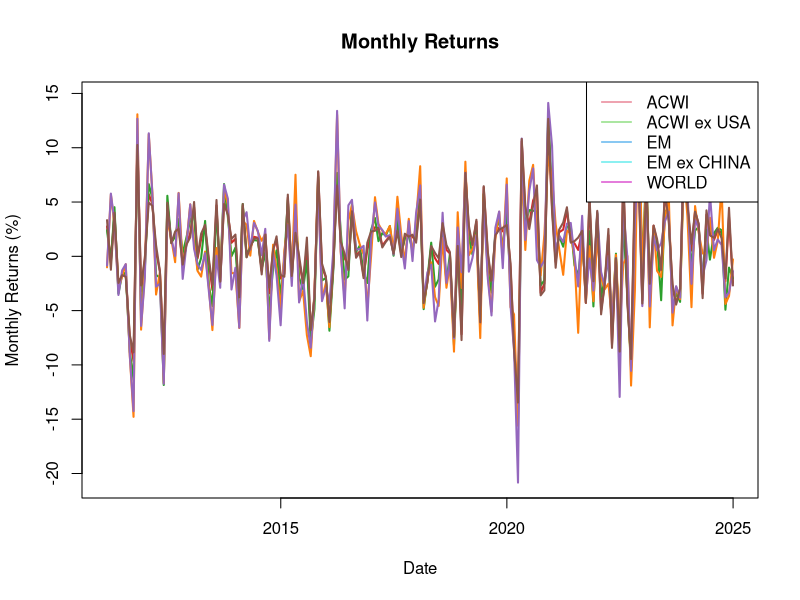
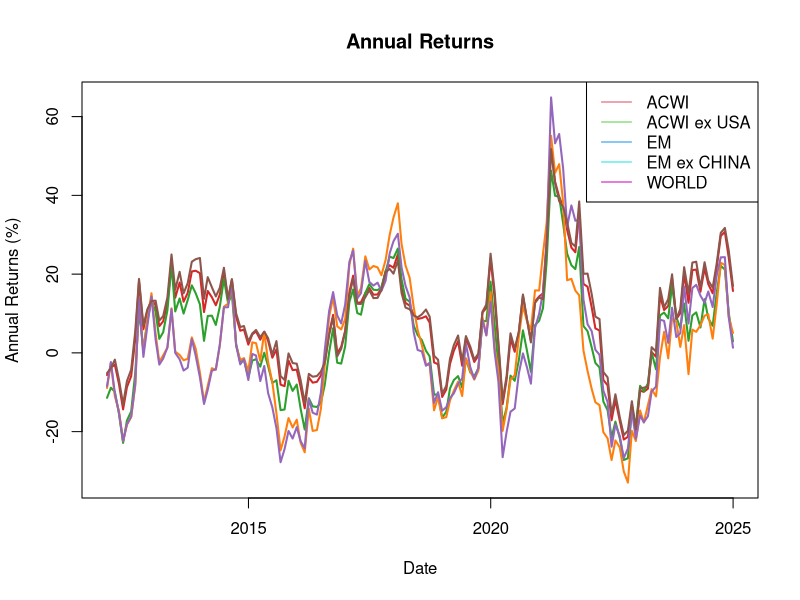
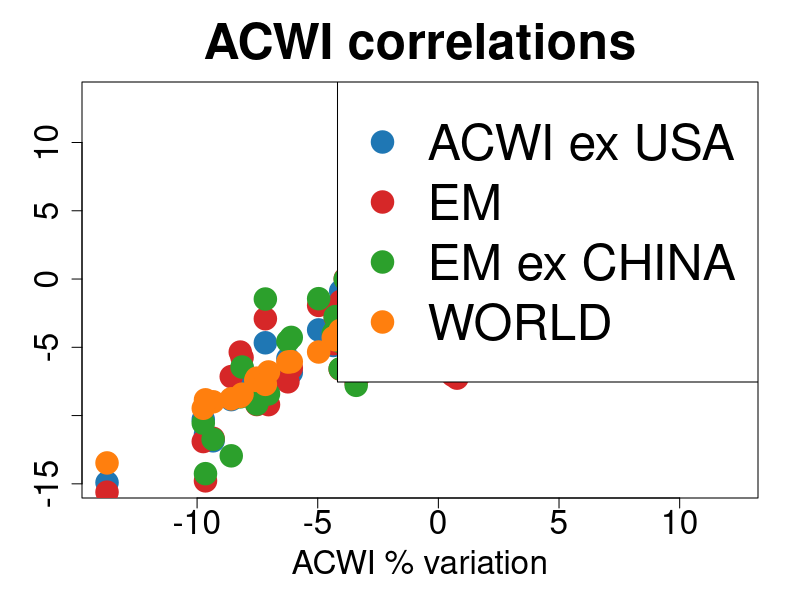
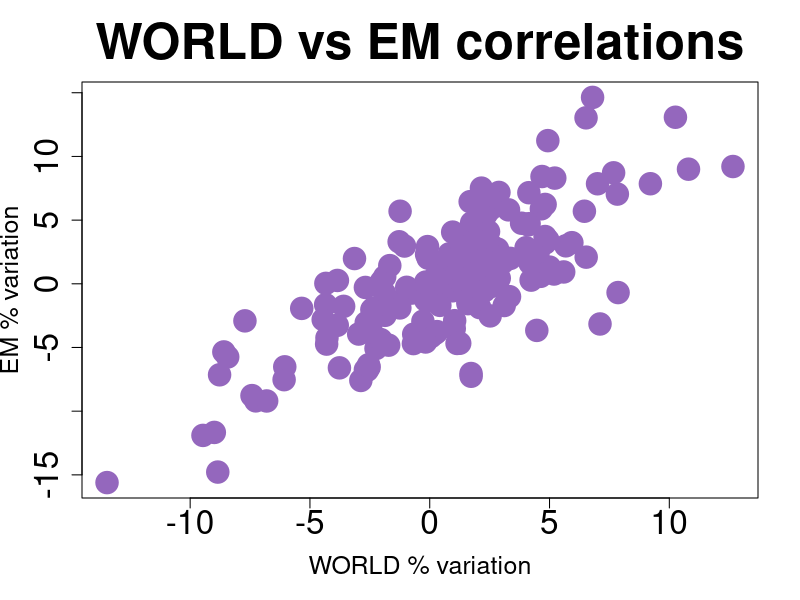

R code for these plots, in order:
# Load required libraries
library(readxl)

# Read the Excel file
msci_data <- read_excel("MSCI-Indexes.xlsx")

# Functions to calculate monthly returns and Data Frame with the results
monthly_returns <- function(index) {
  returns <- numeric()
  for (i in seq_along(index)) {
    if (i == 1) {
      next
    }
    returns <- c(returns, 100 * (index[i] - index[i - 1]) / index[i - 1])
  }
  returns
}

calculate_monthly_returns <- function(data) {
  dates <- data$"Date"

  returns_df <- data.frame(Date = dates[-1])

  for (col in names(data)[-1]) {
    returns_df[[col]] <- monthly_returns(data[[col]])
  }

  returns_df
}


# Functions to calculate annual returns and Data Frame with the results
annual_returns <- function(index) {
  returns <- numeric()
  for (i in seq_along(index)) {
    if (i <= 12) {
      next  # Skip the first 12 months since there's no previous year to compare
    }
    returns <- c(returns, 100 * (index[i] - index[i - 12]) / index[i - 12])
  }
  returns
}

calculate_annual_returns <- function(data) {
  dates <- data$"Date"

  # Exclude the first 12 months from the Date column
  returns_df <- data.frame(Date = dates[-(1:12)])

  for (col in names(data)[-1]) {
    returns_df[[col]] <- annual_returns(data[[col]])
  }

  returns_df
}


monthly_returns_df <- calculate_monthly_returns(msci_data)
annual_returns_df <- calculate_annual_returns(msci_data)

# Color list
my_colors <- c(
  "#1F77B4", "#D62728", "#2CA02C",
  "#FF7F0E", "#9467BD", "#8C564B"
)

# Plot monthly returns
jpeg("img/monthly_returns_plot.jpg", width = 1000, height = 1000)
plot(monthly_returns_df$Date, monthly_returns_df[[2]],
  main = "Monthly Returns",
  xlab = "Date", ylab = "Monthly Returns (%)",
  xlim = c(min(monthly_returns_df$Date), max(monthly_returns_df$Date)),
  ylim = c(min(monthly_returns_df[, -1], na.rm = TRUE),
    max(monthly_returns_df[, -1], na.rm = TRUE)
  ),
  type = "l", col = my_colors[2], lwd = 2

)
for (i in 3:ncol(monthly_returns_df)) {
  lines(monthly_returns_df$Date, monthly_returns_df[[i]],
    col = my_colors[i], lwd = 2
  )
}
legend("topright",
  legend = names(monthly_returns_df)[-1],
  col = 2:ncol(monthly_returns_df), lty = 1
)
dev.off()

# Plot annual returns
jpeg("img/annual_returns_plot.jpg", width = 1000, height = 1000)
plot(annual_returns_df$Date, annual_returns_df[[2]],
  main = "Annual Returns",
  xlab = "Date", ylab = "Annual Returns (%)",
  xlim = c(min(annual_returns_df$Date), max(annual_returns_df$Date)),
  ylim = c(min(annual_returns_df[, -1], na.rm = TRUE),
    max(annual_returns_df[, -1], na.rm = TRUE)
  ),
  type = "l", col = my_colors[2], lwd = 2
)
for (i in 3:ncol(annual_returns_df)) {
  lines(annual_returns_df$Date, annual_returns_df[[i]],
    col = my_colors[i], lwd = 2
  )
}
legend("topright",
  legend = names(annual_returns_df)[-1],
  col = 2:ncol(annual_returns_df), lty = 1
)
dev.off()


# Correlation scatter plots

# ACWI correlations plot
my_pch <- 19
jpeg("img/ACWI_Correlations.jpg", width = 2000, height = 2000)
plot(monthly_returns_df$"ACWI", monthly_returns_df$"ACWI ex USA",
  main = "ACWI correlations",
  cex.main = 3, cex.lab = 2, cex.axis = 2,
  xlab = "ACWI % variation", ylab = "",
  col = my_colors[1], pch = my_pch, cex = 3
)
points(monthly_returns_df$"ACWI", monthly_returns_df$"EM",
  col = my_colors[2], pch = my_pch, cex = 3
)
points(monthly_returns_df$"ACWI", monthly_returns_df$"EM ex CHINA",
  col = my_colors[3], pch = my_pch, cex = 3
)
points(monthly_returns_df$"ACWI", monthly_returns_df$"WORLD",
  col = my_colors[4], pch = my_pch, cex = 3
)
legend("topright",
  legend = c("ACWI ex USA", "EM", "EM ex CHINA", "WORLD"),
  col = my_colors[1:4], pch = my_pch,
  cex = 3, pt.cex = 3
)
dev.off()


# World vs EM correlations plot
jpeg("img/WorldVSEM.jpg", width = 2000, height = 2000)
plot(monthly_returns_df$"WORLD", monthly_returns_df$"EM",
  main = "WORLD vs EM correlations",
  cex.main = 3, cex.lab = 1.5, cex.axis = 2,
  xlab = "WORLD % variation",
  ylab = "EM % variation",
  col = my_colors[5], pch = my_pch, cex = 3
)
dev.off()
